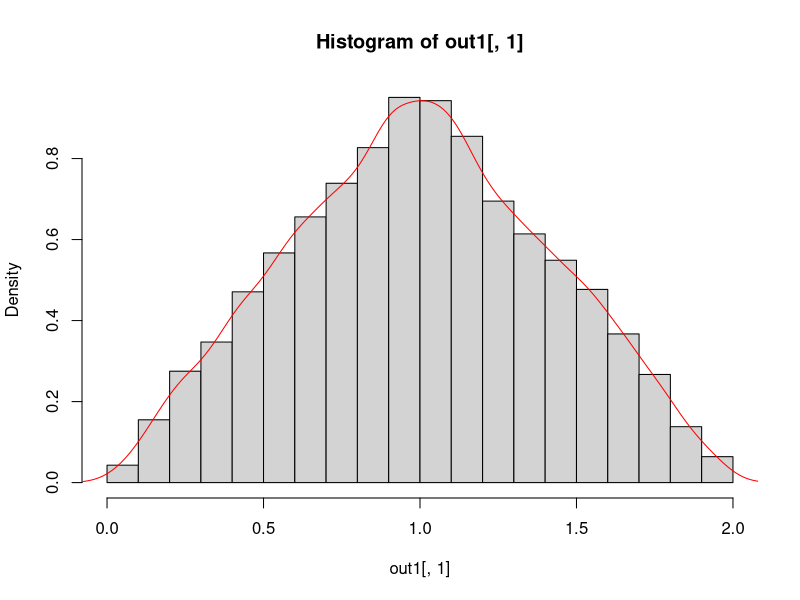

The R script that drew this image:
### Exercise

# Generate 10,000 sums of two U(0,1) distributed random variables, and estimate the mean and variance of the resulting distribution

### Data generation function for U(0,1)
dg1 <- function(ss) {
  out <- runif(ss) # runif has default values 0 and 1 for the interval
}

### Analysis function to calculate the sum of two U(0,1) variables
simFun1 <- function(dat) 
{
  out <- sum(dat)
  out
}

### Define number of replications and sample size
R <- 10000
n <- 2

### Create a matrix to store output
# We need only one column, because we track only the sum of the variables
out1 <- matrix(0, R, 1)

### Set the seed for reproducibility
set.seed(462)

### Run the simulation within a for loop
for (i in 1:R) {
  out1[i,] <- simFun1( dg1(n) )
}

# Histogram:
hist (out1[,1], freq = F)
lines(density(out1[,1]),  col = "red")
# Should look like a triangle

### Estimate mean and variance
(mean1 <- apply(out1, 2, mean))
(var1 <- apply(out1, 2, var))

### The true values are:
### Mean = 1, Variance = 1/6
# Note: The distribution of a sum of two uniform r.v.?s is called triangular


